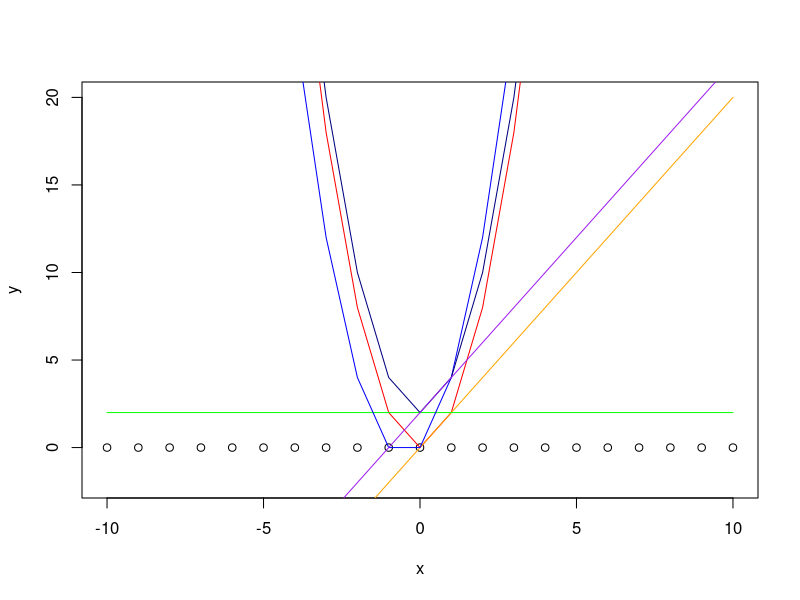

This chart was generated by the following R code:
## ---- chunk 1
knitr::opts_chunk$set(echo = TRUE)
## ---- chunk 2
quad <- function(x, a=0,b=0,c=0) {
  return(a*x^2+b*x+c) 
}
x <- c(-10:10)
y <- quad(x)
## ---- chunk 3
y2 <- quad(x, 2, 0, 0)
y3 <- quad(x, 0, 2, 0)
y4 <- quad(x, 0, 0, 2)
y5 <- quad(x, 2, 2, 0)
y6 <- quad(x, 2, 0, 2)
y7 <- quad(x, 0, 2, 2)
## ---- chunk 4
plot(x,y, xlim = c(-10,10), ylim = c(-2,20))
lines(x,y2, col="red")
lines(x,y3, col="orange")
lines(x,y4, col="green")
lines(x,y5, col="blue")
lines(x,y6, col="navy")
lines(x,y7, col="purple")

